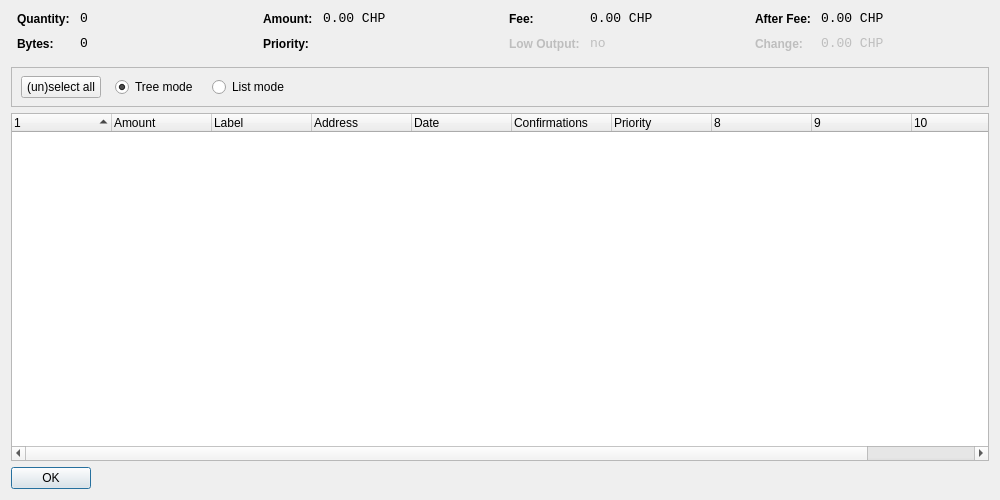
<?xml version="1.0" encoding="UTF-8"?>
<ui version="4.0">
 <class>CoinControlDialog</class>
 <widget class="QDialog" name="CoinControlDialog">
  <property name="geometry">
   <rect>
    <x>0</x>
    <y>0</y>
    <width>1000</width>
    <height>500</height>
   </rect>
  </property>
  <property name="windowTitle">
   <string>Coin Control</string>
  </property>
  <layout class="QVBoxLayout" name="verticalLayout">
   <item>
    <layout class="QHBoxLayout" name="horizontalLayoutTop" stretch="0,0,0,0">
     <property name="topMargin">
      <number>0</number>
     </property>
     <property name="bottomMargin">
      <number>10</number>
     </property>
     <item>
      <layout class="QFormLayout" name="formLayoutCoinControl1">
       <property name="horizontalSpacing">
        <number>10</number>
       </property>
       <property name="verticalSpacing">
        <number>10</number>
       </property>
       <property name="leftMargin">
        <number>6</number>
       </property>
       <property name="rightMargin">
        <number>6</number>
       </property>
       <item row="0" column="0">
        <widget class="QLabel" name="labelCoinControlQuantityText">
         <property name="styleSheet">
          <string notr="true">font-weight:bold;</string>
         </property>
         <property name="text">
          <string>Quantity:</string>
         </property>
        </widget>
       </item>
       <item row="0" column="1">
        <widget class="QLabel" name="labelCoinControlQuantity">
         <property name="font">
          <font>
           <family>Monospace</family>
           <pointsize>10</pointsize>
          </font>
         </property>
         <property name="cursor">
          <cursorShape>IBeamCursor</cursorShape>
         </property>
         <property name="contextMenuPolicy">
          <enum>Qt::ActionsContextMenu</enum>
         </property>
         <property name="text">
          <string notr="true">0</string>
         </property>
         <property name="textInteractionFlags">
          <set>Qt::LinksAccessibleByMouse|Qt::TextSelectableByKeyboard|Qt::TextSelectableByMouse</set>
         </property>
        </widget>
       </item>
       <item row="1" column="0">
        <widget class="QLabel" name="labelCoinControlBytesText">
         <property name="styleSheet">
          <string notr="true">font-weight:bold;</string>
         </property>
         <property name="text">
          <string>Bytes:</string>
         </property>
        </widget>
       </item>
       <item row="1" column="1">
        <widget class="QLabel" name="labelCoinControlBytes">
         <property name="font">
          <font>
           <family>Monospace</family>
           <pointsize>10</pointsize>
          </font>
         </property>
         <property name="cursor">
          <cursorShape>IBeamCursor</cursorShape>
         </property>
         <property name="contextMenuPolicy">
          <enum>Qt::ActionsContextMenu</enum>
         </property>
         <property name="text">
          <string notr="true">0</string>
         </property>
         <property name="textInteractionFlags">
          <set>Qt::LinksAccessibleByMouse|Qt::TextSelectableByKeyboard|Qt::TextSelectableByMouse</set>
         </property>
        </widget>
       </item>
      </layout>
     </item>
     <item>
      <layout class="QFormLayout" name="formLayoutCoinControl2">
       <property name="horizontalSpacing">
        <number>10</number>
       </property>
       <property name="verticalSpacing">
        <number>10</number>
       </property>
       <property name="leftMargin">
        <number>6</number>
       </property>
       <property name="rightMargin">
        <number>6</number>
       </property>
       <item row="0" column="0">
        <widget class="QLabel" name="labelCoinControlAmountText">
         <property name="styleSheet">
          <string notr="true">font-weight:bold;</string>
         </property>
         <property name="text">
          <string>Amount:</string>
         </property>
        </widget>
       </item>
       <item row="0" column="1">
        <widget class="QLabel" name="labelCoinControlAmount">
         <property name="font">
          <font>
           <family>Monospace</family>
           <pointsize>10</pointsize>
          </font>
         </property>
         <property name="cursor">
          <cursorShape>IBeamCursor</cursorShape>
         </property>
         <property name="contextMenuPolicy">
          <enum>Qt::ActionsContextMenu</enum>
         </property>
         <property name="text">
          <string notr="true">0.00 CHP</string>
         </property>
         <property name="textInteractionFlags">
          <set>Qt::LinksAccessibleByMouse|Qt::TextSelectableByKeyboard|Qt::TextSelectableByMouse</set>
         </property>
        </widget>
       </item>
       <item row="1" column="0">
        <widget class="QLabel" name="labelCoinControlPriorityText">
         <property name="styleSheet">
          <string notr="true">font-weight:bold;</string>
         </property>
         <property name="text">
          <string>Priority:</string>
         </property>
        </widget>
       </item>
       <item row="1" column="1">
        <widget class="QLabel" name="labelCoinControlPriority">
         <property name="font">
          <font>
           <family>Monospace</family>
           <pointsize>10</pointsize>
          </font>
         </property>
         <property name="cursor">
          <cursorShape>IBeamCursor</cursorShape>
         </property>
         <property name="contextMenuPolicy">
          <enum>Qt::ActionsContextMenu</enum>
         </property>
         <property name="text">
          <string/>
         </property>
         <property name="textInteractionFlags">
          <set>Qt::LinksAccessibleByMouse|Qt::TextSelectableByKeyboard|Qt::TextSelectableByMouse</set>
         </property>
        </widget>
       </item>
      </layout>
     </item>
     <item>
      <layout class="QFormLayout" name="formLayoutCoinControl3">
       <property name="horizontalSpacing">
        <number>10</number>
       </property>
       <property name="verticalSpacing">
        <number>10</number>
       </property>
       <property name="leftMargin">
        <number>6</number>
       </property>
       <property name="rightMargin">
        <number>6</number>
       </property>
       <item row="0" column="0">
        <widget class="QLabel" name="labelCoinControlFeeText">
         <property name="styleSheet">
          <string notr="true">font-weight:bold;</string>
         </property>
         <property name="text">
          <string>Fee:</string>
         </property>
        </widget>
       </item>
       <item row="0" column="1">
        <widget class="QLabel" name="labelCoinControlFee">
         <property name="font">
          <font>
           <family>Monospace</family>
           <pointsize>10</pointsize>
          </font>
         </property>
         <property name="cursor">
          <cursorShape>IBeamCursor</cursorShape>
         </property>
         <property name="contextMenuPolicy">
          <enum>Qt::ActionsContextMenu</enum>
         </property>
         <property name="text">
          <string notr="true">0.00 CHP</string>
         </property>
         <property name="textInteractionFlags">
          <set>Qt::LinksAccessibleByMouse|Qt::TextSelectableByKeyboard|Qt::TextSelectableByMouse</set>
         </property>
        </widget>
       </item>
       <item row="1" column="0">
        <widget class="QLabel" name="labelCoinControlLowOutputText">
         <property name="enabled">
          <bool>false</bool>
         </property>
         <property name="styleSheet">
          <string notr="true">font-weight:bold;</string>
         </property>
         <property name="text">
          <string>Low Output:</string>
         </property>
        </widget>
       </item>
       <item row="1" column="1">
        <widget class="QLabel" name="labelCoinControlLowOutput">
         <property name="enabled">
          <bool>false</bool>
         </property>
         <property name="font">
          <font>
           <family>Monospace</family>
           <pointsize>10</pointsize>
          </font>
         </property>
         <property name="cursor">
          <cursorShape>IBeamCursor</cursorShape>
         </property>
         <property name="contextMenuPolicy">
          <enum>Qt::ActionsContextMenu</enum>
         </property>
         <property name="text">
          <string notr="true">no</string>
         </property>
         <property name="textInteractionFlags">
          <set>Qt::LinksAccessibleByMouse|Qt::TextSelectableByKeyboard|Qt::TextSelectableByMouse</set>
         </property>
        </widget>
       </item>
      </layout>
     </item>
     <item>
      <layout class="QFormLayout" name="formLayoutCoinControl4">
       <property name="horizontalSpacing">
        <number>10</number>
       </property>
       <property name="verticalSpacing">
        <number>10</number>
       </property>
       <property name="leftMargin">
        <number>6</number>
       </property>
       <property name="rightMargin">
        <number>6</number>
       </property>
       <item row="0" column="0">
        <widget class="QLabel" name="labelCoinControlAfterFeeText">
         <property name="styleSheet">
          <string notr="true">font-weight:bold;</string>
         </property>
         <property name="text">
          <string>After Fee:</string>
         </property>
        </widget>
       </item>
       <item row="0" column="1">
        <widget class="QLabel" name="labelCoinControlAfterFee">
         <property name="font">
          <font>
           <family>Monospace</family>
           <pointsize>10</pointsize>
          </font>
         </property>
         <property name="cursor">
          <cursorShape>IBeamCursor</cursorShape>
         </property>
         <property name="contextMenuPolicy">
          <enum>Qt::ActionsContextMenu</enum>
         </property>
         <property name="text">
          <string notr="true">0.00 CHP</string>
         </property>
         <property name="textInteractionFlags">
          <set>Qt::LinksAccessibleByMouse|Qt::TextSelectableByKeyboard|Qt::TextSelectableByMouse</set>
         </property>
        </widget>
       </item>
       <item row="1" column="0">
        <widget class="QLabel" name="labelCoinControlChangeText">
         <property name="enabled">
          <bool>false</bool>
         </property>
         <property name="styleSheet">
          <string notr="true">font-weight:bold;</string>
         </property>
         <property name="text">
          <string>Change:</string>
         </property>
        </widget>
       </item>
       <item row="1" column="1">
        <widget class="QLabel" name="labelCoinControlChange">
         <property name="enabled">
          <bool>false</bool>
         </property>
         <property name="font">
          <font>
           <family>Monospace</family>
           <pointsize>10</pointsize>
          </font>
         </property>
         <property name="cursor">
          <cursorShape>IBeamCursor</cursorShape>
         </property>
         <property name="contextMenuPolicy">
          <enum>Qt::ActionsContextMenu</enum>
         </property>
         <property name="text">
          <string notr="true">0.00 CHP</string>
         </property>
         <property name="textInteractionFlags">
          <set>Qt::LinksAccessibleByMouse|Qt::TextSelectableByKeyboard|Qt::TextSelectableByMouse</set>
         </property>
        </widget>
       </item>
      </layout>
     </item>
    </layout>
   </item>
   <item>
    <widget class="QFrame" name="frame">
     <property name="minimumSize">
      <size>
       <width>0</width>
       <height>40</height>
      </size>
     </property>
     <property name="frameShape">
      <enum>QFrame::StyledPanel</enum>
     </property>
     <property name="frameShadow">
      <enum>QFrame::Sunken</enum>
     </property>
     <widget class="QWidget" name="horizontalLayoutWidget">
      <property name="geometry">
       <rect>
        <x>10</x>
        <y>0</y>
        <width>781</width>
        <height>41</height>
       </rect>
      </property>
      <layout class="QHBoxLayout" name="horizontalLayoutPanel" stretch="0,0,0,0,0">
       <property name="spacing">
        <number>14</number>
       </property>
       <item>
        <widget class="QPushButton" name="pushButtonSelectAll">
         <property name="sizePolicy">
          <sizepolicy hsizetype="Maximum" vsizetype="Fixed">
           <horstretch>0</horstretch>
           <verstretch>0</verstretch>
          </sizepolicy>
         </property>
         <property name="text">
          <string>(un)select all</string>
         </property>
        </widget>
       </item>
       <item>
        <widget class="QRadioButton" name="radioTreeMode">
         <property name="sizePolicy">
          <sizepolicy hsizetype="Maximum" vsizetype="Fixed">
           <horstretch>0</horstretch>
           <verstretch>0</verstretch>
          </sizepolicy>
         </property>
         <property name="text">
          <string>Tree mode</string>
         </property>
         <property name="checked">
          <bool>true</bool>
         </property>
        </widget>
       </item>
       <item>
        <widget class="QRadioButton" name="radioListMode">
         <property name="sizePolicy">
          <sizepolicy hsizetype="Maximum" vsizetype="Fixed">
           <horstretch>0</horstretch>
           <verstretch>0</verstretch>
          </sizepolicy>
         </property>
         <property name="text">
          <string>List mode</string>
         </property>
        </widget>
       </item>
       <item>
        <spacer name="horizontalSpacer">
         <property name="orientation">
          <enum>Qt::Horizontal</enum>
         </property>
         <property name="sizeHint" stdset="0">
          <size>
           <width>40</width>
           <height>20</height>
          </size>
         </property>
        </spacer>
       </item>
      </layout>
     </widget>
    </widget>
   </item>
   <item>
    <widget class="CoinControlTreeWidget" name="treeWidget">
     <property name="contextMenuPolicy">
      <enum>Qt::CustomContextMenu</enum>
     </property>
     <property name="sortingEnabled">
      <bool>false</bool>
     </property>
     <property name="columnCount">
      <number>11</number>
     </property>
     <attribute name="headerShowSortIndicator" stdset="0">
      <bool>true</bool>
     </attribute>
     <attribute name="headerStretchLastSection">
      <bool>false</bool>
     </attribute>
     <column>
      <property name="text">
       <string/>
      </property>
     </column>
     <column>
      <property name="text">
       <string>Amount</string>
      </property>
     </column>
     <column>
      <property name="text">
       <string>Label</string>
      </property>
     </column>
     <column>
      <property name="text">
       <string>Address</string>
      </property>
     </column>
     <column>
      <property name="text">
       <string>Date</string>
      </property>
     </column>
     <column>
      <property name="text">
       <string>Confirmations</string>
      </property>
      <property name="toolTip">
       <string>Confirmed</string>
      </property>
     </column>
     <column>
      <property name="text">
       <string>Priority</string>
      </property>
     </column>
     <column>
      <property name="text">
       <string/>
      </property>
     </column>
     <column>
      <property name="text">
       <string/>
      </property>
     </column>
     <column>
      <property name="text">
       <string/>
      </property>
     </column>
     <column>
      <property name="text">
       <string/>
      </property>
     </column>
    </widget>
   </item>
   <item>
    <widget class="QDialogButtonBox" name="buttonBox">
     <property name="sizePolicy">
      <sizepolicy hsizetype="Maximum" vsizetype="Fixed">
       <horstretch>0</horstretch>
       <verstretch>0</verstretch>
      </sizepolicy>
     </property>
     <property name="orientation">
      <enum>Qt::Horizontal</enum>
     </property>
     <property name="standardButtons">
      <set>QDialogButtonBox::Ok</set>
     </property>
    </widget>
   </item>
  </layout>
 </widget>
 <customwidgets>
  <customwidget>
   <class>CoinControlTreeWidget</class>
   <extends>QTreeWidget</extends>
   <header>coincontroltreewidget.h</header>
  </customwidget>
 </customwidgets>
 <resources/>
 <connections/>
</ui>
